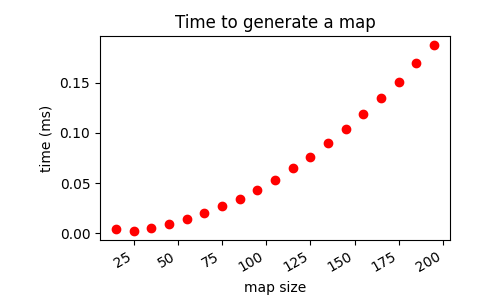

Here is the Python script that generated this plot:
import time
import matplotlib.pyplot as plt
import main

fig, ax = plt.subplots(figsize=(5, 3))
fig.subplots_adjust(bottom=0.15, left=0.2)
ax.set_title('Time to generate a map')
ax.set_ylabel('time (ms)')
ax.set_xlabel('map size')
# make up some data
for i in range(15, 200, 10):
    start = time.time()
    main.generate(i, i, 2)
    end = time.time()
    delta = end - start
    #plot the data
    plt.plot(i, delta, 'ro')

# plot
#plt.plot()

plt.gcf().autofmt_xdate()
plt.savefig('time_tester.png')

plt.show()
